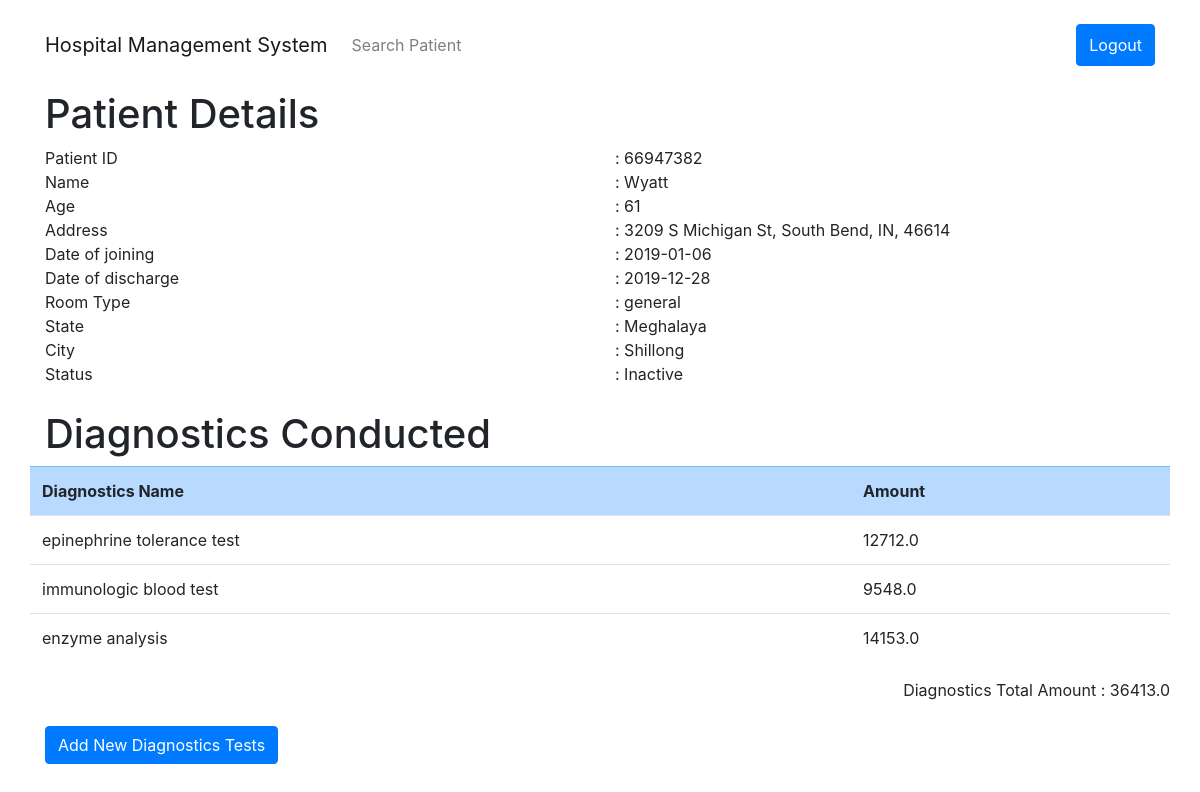
The page /show_patient_details?patient_id=66947382 (signed in) on the database its author committed.
### hms/models.py (models this page shows, shortened)
class Patient(db.Model):
	ssn = db.Column(db.Integer, nullable=False)
	patient_id = db.Column(db.Integer, primary_key=True)
	patient_name = db.Column(db.String(20), nullable=False)
	patient_address = db.Column(db.String(100), nullable=False)
	patient_age = db.Column(db.Integer, nullable=False)
	patient_DOJ = db.Column(db.Date, nullable=False)
	patient_DOD = db.Column(db.Date, nullable=True)
	patient_room_type = db.Column(db.String(10), nullable=False)
	patient_state = db.Column(db.String(20), nullable=False)
	patient_city = db.Column(db.String(20), nullable=False)
	patient_status = db.Column(db.String(10), nullable=False)
	medicines = db.relationship('Medicine', backref='patient', lazy=True)
	diagnostics = db.relationship('Diagnostics', backref='patient', lazy=True)

class Diagnostics(db.Model):
	diagnostics_id = db.Column(db.Integer, primary_key=True)
	diagnostics_name = db.Column(db.String(20), nullable=False)
	diagnostics_amount = db.Column(db.Float, nullable=False)
	patient_id = db.Column(db.Integer, db.ForeignKey('patient.patient_id'), nullable=False)

### hms/routes.py (the view)
@app.route('/show_patient_details')
def show_patient_details():
	patient_id = request.args.get('patient_id', None, type=int)
	if not patient_id:
		flash("Patient Not Found!!!", category="danger")
		return redirect(url_for('search_patient'))
	else:
		patient = Patient.query.filter_by(patient_id=patient_id).first()
		if not patient:
			flash("Patient Not Found!!!", category="danger")
			return redirect(url_for('search_patient'))
		else:
			med_total_amount = 0
			diag_total_amount = 0
			for medicine in patient.medicines:
				med_total_amount += medicine.medicine_amount
			for diagnostic in patient.diagnostics:
				diag_total_amount += diagnostic.diagnostics_amount
			return render_template('show_patient_details.html', title="Patient Details", patient=patient, med_total_amount=med_total_amount, diag_total_amount=diag_total_amount)

### hms/templates/show_patient_details.html (shortened to what this page needs)
{% extends 'layout.html' %}
{% block content %}
<section>
	<h1>Patient Details</h1>
	<div class="row">
		<div class="col">
			Patient ID <br>
			Name <br>
			Age	<br>
			Address <br>
			Date of joining <br>
			Date of discharge <br>
			Room Type <br>
			State <br>
			City <br>
			Status <br>
		</div>
		<div class="col pr-auto">
			: {{ patient.patient_id }} <br>
			: {{ patient.patient_name }} <br>
			: {{ patient.patient_age }} <br>
			: {{ patient.patient_address }} <br>
			: {{ patient.patient_DOJ }} <br>
			{% if patient.patient_DOD.strftime("%Y-%B-%d") == "3000-January-01" %}
			: Not Discharged Yet <br>
			{% else %}
			: {{ patient.patient_DOD }} <br>
			{% endif %}
			: {{ patient.patient_room_type }} <br>
			: {{ patient.patient_state }} <br>
			: {{ patient.patient_city }} <br>
			: {{ patient.patient_status }} <br>
		</div>
	</div>
	<br>
</section>
{% if session.get('ROLE') == "adm_desk" or session.get('ROLE') == "diag" %}
<section>
	<h1>Diagnostics Conducted</h1>
	<div class="row">
		<table class="table">
			<tr class="table-primary">
				<th>Diagnostics Name</th>
				<th>Amount</th>
			</tr>
			{% for diagnostics in patient.diagnostics %}
			<tr>
				<td>{{ diagnostics.diagnostics_name }}</td>
				<td>{{ diagnostics.diagnostics_amount }}</td>
			</tr>
			{% endfor %}
		</table>
		<div class="ml-auto">Diagnostics Total Amount : {{ diag_total_amount }}</div>
	</div>
	<br>
	{% if session.get('ROLE') == "diag" %}
	<div>
		<a class="btn btn-primary" href="{{ url_for('add_diagnostics_test', patient_id=patient.patient_id) }}">Add New Diagnostics Tests</a>
	</div>
	<br>
	{% endif %}
</section>
{% endif %}
{% endblock content %}

### rows shown on the page
Patient: patient_id "66947382", patient_name "Wyatt", patient_age "61", patient_address "3209 S Michigan St, South Bend, IN, 46614", patient_DOJ "2019-01-06", patient_DOD "2019-12-28", patient_room_type "general", patient_state "Meghalaya", patient_city "Shillong", patient_status "Inactive"
Diagnostics: diagnostics_name "epinephrine tolerance test", diagnostics_amount "12712.0"
Diagnostics: diagnostics_name "immunologic blood test", diagnostics_amount "9548.0"
Diagnostics: diagnostics_name "enzyme analysis", diagnostics_amount "14153.0"

### other values the page prints
{{ diag_total_amount }} "36413.0"
